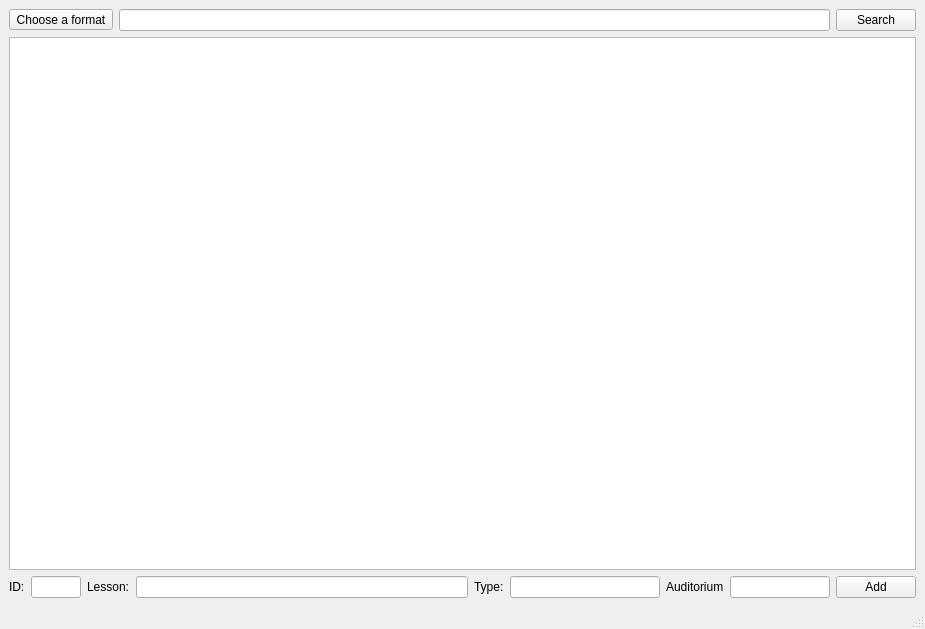
<?xml version="1.0" encoding="UTF-8"?>
<ui version="4.0">
 <class>MainWindow</class>
 <widget class="QMainWindow" name="MainWindow">
  <property name="geometry">
   <rect>
    <x>0</x>
    <y>0</y>
    <width>925</width>
    <height>629</height>
   </rect>
  </property>
  <property name="maximumSize">
   <size>
    <width>1358</width>
    <height>16777215</height>
   </size>
  </property>
  <property name="windowTitle">
   <string>MainWindow</string>
  </property>
  <widget class="QWidget" name="centralwidget">
   <layout class="QVBoxLayout" name="verticalLayout">
    <item>
     <layout class="QHBoxLayout" name="horizontalLayout">
      <item>
       <widget class="QToolButton" name="toolButton">
        <property name="text">
         <string>Choose a format</string>
        </property>
       </widget>
      </item>
      <item>
       <widget class="QLineEdit" name="editSearch"/>
      </item>
      <item>
       <widget class="QPushButton" name="buttonFind">
        <property name="text">
         <string>Search</string>
        </property>
       </widget>
      </item>
     </layout>
    </item>
    <item>
     <widget class="mybrowser" name="textBrowser"/>
    </item>
    <item>
     <layout class="QHBoxLayout" name="horizontalLayout_2">
      <item>
       <widget class="QLabel" name="label">
        <property name="maximumSize">
         <size>
          <width>20</width>
          <height>16777215</height>
         </size>
        </property>
        <property name="text">
         <string>ID:</string>
        </property>
       </widget>
      </item>
      <item>
       <widget class="QLineEdit" name="editID">
        <property name="maximumSize">
         <size>
          <width>50</width>
          <height>16777215</height>
         </size>
        </property>
       </widget>
      </item>
      <item>
       <widget class="QLabel" name="label_2">
        <property name="text">
         <string>Lesson:</string>
        </property>
       </widget>
      </item>
      <item>
       <widget class="QLineEdit" name="editLesson"/>
      </item>
      <item>
       <widget class="QLabel" name="label_3">
        <property name="text">
         <string>Type:</string>
        </property>
       </widget>
      </item>
      <item>
       <widget class="QLineEdit" name="editType">
        <property name="maximumSize">
         <size>
          <width>150</width>
          <height>16777215</height>
         </size>
        </property>
       </widget>
      </item>
      <item>
       <widget class="QLabel" name="label_4">
        <property name="text">
         <string>Auditorium</string>
        </property>
       </widget>
      </item>
      <item>
       <widget class="QLineEdit" name="editAuditorium">
        <property name="maximumSize">
         <size>
          <width>100</width>
          <height>16777215</height>
         </size>
        </property>
       </widget>
      </item>
      <item>
       <widget class="QPushButton" name="buttonAdd">
        <property name="text">
         <string>Add</string>
        </property>
       </widget>
      </item>
     </layout>
    </item>
   </layout>
  </widget>
  <widget class="QMenuBar" name="menubar">
   <property name="geometry">
    <rect>
     <x>0</x>
     <y>0</y>
     <width>925</width>
     <height>25</height>
    </rect>
   </property>
  </widget>
  <widget class="QStatusBar" name="statusbar"/>
 </widget>
 <customwidgets>
  <customwidget>
   <class>mybrowser</class>
   <extends>QTextBrowser</extends>
   <header>mybrowser.h</header>
  </customwidget>
 </customwidgets>
 <resources/>
 <connections>
  <connection>
   <sender>buttonFind</sender>
   <signal>clicked()</signal>
   <receiver>MainWindow</receiver>
   <slot>FindLesson()</slot>
   <hints>
    <hint type="sourcelabel">
     <x>912</x>
     <y>65</y>
    </hint>
    <hint type="destinationlabel">
     <x>662</x>
     <y>30</y>
    </hint>
   </hints>
  </connection>
  <connection>
   <sender>buttonAdd</sender>
   <signal>clicked()</signal>
   <receiver>MainWindow</receiver>
   <slot>AddLesson()</slot>
   <hints>
    <hint type="sourcelabel">
     <x>861</x>
     <y>575</y>
    </hint>
    <hint type="destinationlabel">
     <x>762</x>
     <y>601</y>
    </hint>
   </hints>
  </connection>
  <connection>
   <sender>toolButton</sender>
   <signal>clicked()</signal>
   <receiver>MainWindow</receiver>
   <slot>on_toolButton_clicked()</slot>
   <hints>
    <hint type="sourcelabel">
     <x>74</x>
     <y>56</y>
    </hint>
    <hint type="destinationlabel">
     <x>87</x>
     <y>33</y>
    </hint>
   </hints>
  </connection>
 </connections>
 <slots>
  <slot>FindLesson()</slot>
  <slot>AddLesson()</slot>
  <slot>on_toolButton_clicked()</slot>
 </slots>
</ui>
